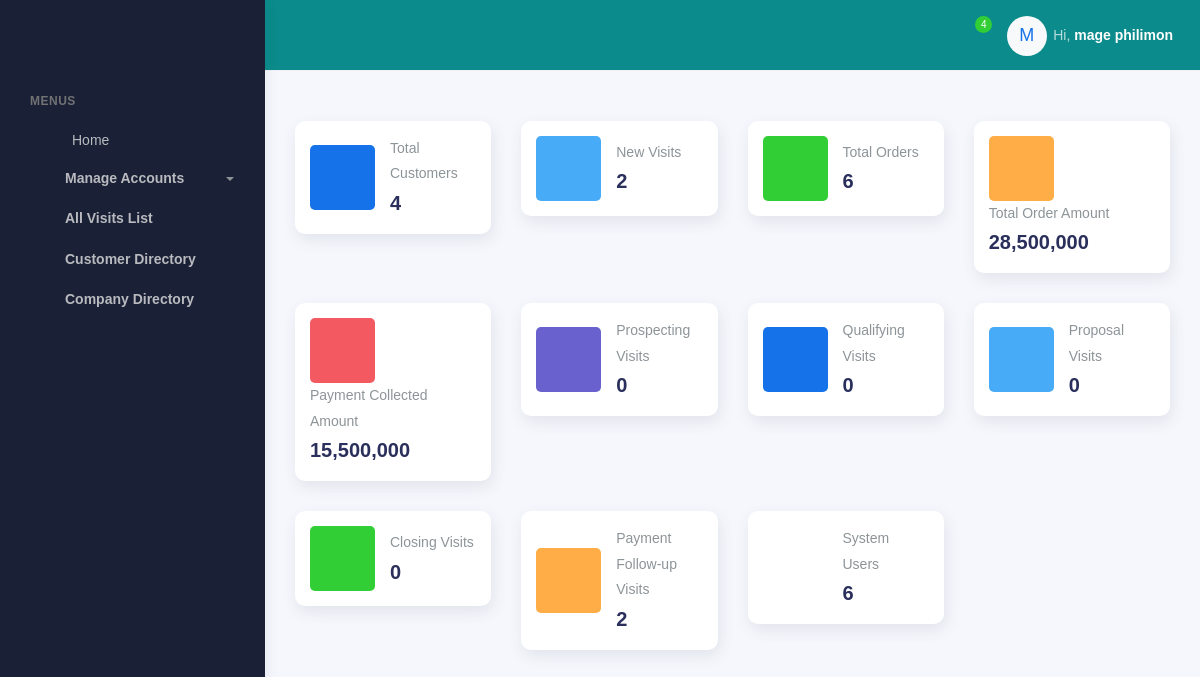
Page /customer/index (signed in) on the committed database.
### visits/models.py (models this page shows, shortened)
class CustomUser(AbstractBaseUser, PermissionsMixin):
    POSITION_CHOICES = [
        ('Head of Sales', 'Head of Sales'),
        ('Facilitator', 'Facilitator'),
        ('Product Brand Manager', 'Product Brand Manager'),
        ('Corporate Manager', 'Corporate Manager'),
        ('Corporate Officer', 'Corporate Officer'),
        ('Zonal Sales Executive', 'Zonal Sales Executive'),
        ('Mobile Sales Officer', 'Mobile Sales Officer'),
        ('Desk Sales Officer', 'Desk Sales Officer'),
        ('Admin', 'Admin'),
    ]
    ZONE_CHOICES = [
        ('Coast Zone', 'Coast Zone'),
        ('Corporate', 'Corporate'),
        ('Central Zone', 'Central Zone'),
        ('Southern Zone', 'Southern Zone'),
        ('Northern Zone', 'Northern Zone'),
        ('Lake Zone', 'Lake Zone'),
    ]
    BRANCH_CHOICES = [
        ('Chanika', 'Chanika'),
        ('Mikocheni', 'Mikocheni'),
        ('Morogoro', 'Morogoro'),
        ('Zanzibar', 'Zanzibar'),
        ('ANDO HQ', 'ANDO HQ'),
        ('Dodoma', 'Dodoma'),
        ('Singida', 'Singida'),
        ('Tabora', 'Tabora'),
        ('Mbeya', 'Mbeya'),
        ('Tunduma', 'Tunduma'),
        ('Arusha', 'Arusha'),
        ('Moshi', 'Moshi'),
        ('Mwanza', 'Mwanza'),
        ('Geita', 'Geita'),
    ]
    COMPANY_CHOICES = [
        ('ANDO', 'ANDO'),
        ('KAM', 'KAM'),
        ('MATE', 'MATE'),
    ]
    company_name = models.CharField(max_length=50, choices=COMPANY_CHOICES, null=True, blank=True)
    email = models.EmailField(unique=True)
    first_name = models.CharField(max_length=50, null=True, blank=True)
    last_name = models.CharField(max_length=50, null=True, blank=True)
    is_active = models.BooleanField(default=True)
    is_staff = models.BooleanField(default=False)
    date_joined = models.DateTimeField(default=timezone.now)
    position = models.CharField(max_length=100, choices=POSITION_CHOICES, null=True, blank=True)
    zone = models.CharField(max_length=100, choices=ZONE_CHOICES, null=True, blank=True)
    branch = models.CharField(max_length=100, choices=BRANCH_CHOICES, null=True, blank=True)
    contact = models.CharField(
        max_length=13,
        null=True,
        blank=True,
        validators=[
            RegexValidator(
                regex=r'^(?:\+255|0)[67][0-9]\d{7}$',
                message="Enter a valid Tanzanian phone number (e.g. +255712345678 or 0712345678)"
            )
        ]
    )
    objects = CustomUserManager()
    USERNAME_FIELD = 'email'
    REQUIRED_FIELDS = []
    def get_full_name(self):
        return f"{self.first_name} {self.last_name}".strip()

### customer/views.py (the view)
# urls.py: path('index', views.index, name='index'),
def index(request):
    total_customers = Customer.objects.count() or 0
    total_users = User.objects.count() or 0
    total_new_visits = NewVisit.objects.count() or 0
    total_orders_new_visit = ProductInterested.objects.filter(
        final_order_amount__isnull=False
    ).count() or 0
    total_order_amount = ProductInterested.objects.aggregate(
        total=Sum("final_order_amount")
    )["total"] or 0
    total_payment_collected = ProductInterested.objects.aggregate(
        total=Sum("payment_collected")
    )["total"] or 0
    total_prospecting_visits = NewVisit.objects.filter(meeting_stage="Prospecting").count() or 0
    total_qualifying_visits = NewVisit.objects.filter(meeting_stage="Qualifying").count() or 0
    total_proposal_visits = NewVisit.objects.filter(meeting_stage="Proposal or Negotiation").count() or 0
    total_closing_visits = NewVisit.objects.filter(meeting_stage="Closing").count() or 0
    total_payment_followup_visits = NewVisit.objects.filter(
        products__payment_collected__gt=0
    ).distinct().count() or 0
    context = {
        "total_customers": total_customers,
        "total_users": total_users,
        "total_new_visits": total_new_visits,
        "total_orders_new_visit": total_orders_new_visit,
        "total_order_amount": total_order_amount,
        "total_payment_collected": total_payment_collected,
        "total_prospecting_visits": total_prospecting_visits,
        "total_qualifying_visits": total_qualifying_visits,
        "total_proposal_visits": total_proposal_visits,
        "total_closing_visits": total_closing_visits,
        "total_payment_followup_visits": total_payment_followup_visits,
    }
    return render(request, "company/index.html", context)

### templates/company/index.html (shortened to what this page needs)
{% extends "company/base.html" %}
{% load static %}
{% block content %}
  {% include "company/sidebar.html" %}
  <div class="main-panel">
    <div class="main-header">
      {% include "company/nav.html" %}
    </div>
    <div class="container">
      <div class="page-inner">
        <div class="d-flex align-items-left align-items-md-center flex-column flex-md-row pt-2 pb-4">
        </div>
        {% include "company/cards.html" %}
      </div>
    </div>
  </div>
{% endblock %}

### templates/company/nav.html (shortened to what this page needs)
{% load static %}
<nav class="navbar navbar-header navbar-expand-lg border-bottom" style="background-color: rgb(11, 139, 139)">
  <div class="container-fluid">
    <ul class="navbar-nav topbar-nav ms-md-auto align-items-center">
      <li class="nav-item topbar-icon dropdown hidden-caret">
        <a class="nav-link dropdown-toggle text-white" href="#" id="notifDropdown" role="button" data-bs-toggle="dropdown" aria-haspopup="true" aria-expanded="false">
          <span class="notification">4</span>
        </a>
      </li>
      <li class="nav-item topbar-user dropdown hidden-caret">
        <a class="dropdown-toggle profile-pic text-white" data-bs-toggle="dropdown" href="#" aria-expanded="false">
          <div class="avatar-sm">
            <div class="avatar-initial rounded-circle bg-light text-primary d-flex align-items-center justify-content-center" style="width: 40px; height: 40px; font-size: 18px;">
              {% if request.user.is_authenticated %}
                {{ request.user.first_name|slice:":1"|default:"U"|upper }}
              {% else %}
                G
              {% endif %}
            </div>
          </div>
          <span class="profile-username">
            <span class="op-7">Hi,</span>
            {% if request.user.is_authenticated %}
              <span class="fw-bold">{{ request.user.first_name }} {{ request.user.last_name }}</span>
            {% else %}
              <span class="fw-bold">Guest</span>
            {% endif %}
          </span>
        </a>
      </li>
    </ul>
  </div>
</nav>

### rows in the picture
CustomUser: user.first_name "M", user.first_name "mage", user.last_name "philimon"

### other values in the picture
{{ total_customers|default_if_none:0|intcomma }} "4"
{{ total_new_visits|default_if_none:0|intcomma }} "2"
{{ total_orders_new_visit|default_if_none:0|intcomma }} "6"
{{ total_order_amount|default_if_none:0|floatformat:0|intcomma }} "28,500,000"
{{ total_payment_collected|default_if_none:0|floatformat:0|intcomma }} "15,500,000"
{{ total_prospecting_visits|default_if_none:0|intcomma }} "0"
{{ total_qualifying_visits|default_if_none:0|intcomma }} "0"
{{ total_proposal_visits|default_if_none:0|intcomma }} "0"
{{ total_closing_visits|default_if_none:0|intcomma }} "0"
{{ total_payment_followup_visits|default_if_none:0|intcomma }} "2"
{{ total_users|default_if_none:0|intcomma }} "6"
